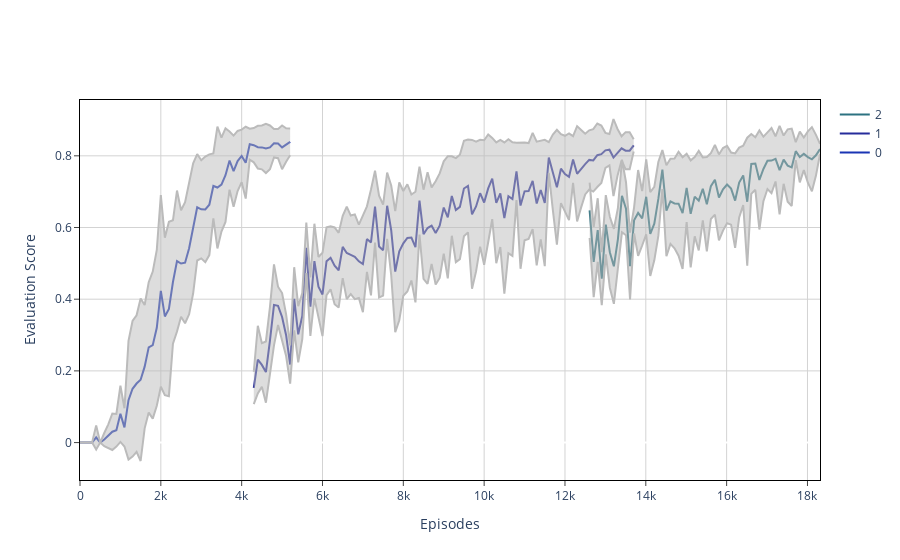

Here is the notebook cell this chart was saved with:
### Markdown cell above
### Plot agent evaluation vs episodes time domain

### Code cell
visualizations.plot_trajectories(stats_all_1_0, time_domain='episodes',
                                 show=True, show_std=True)
